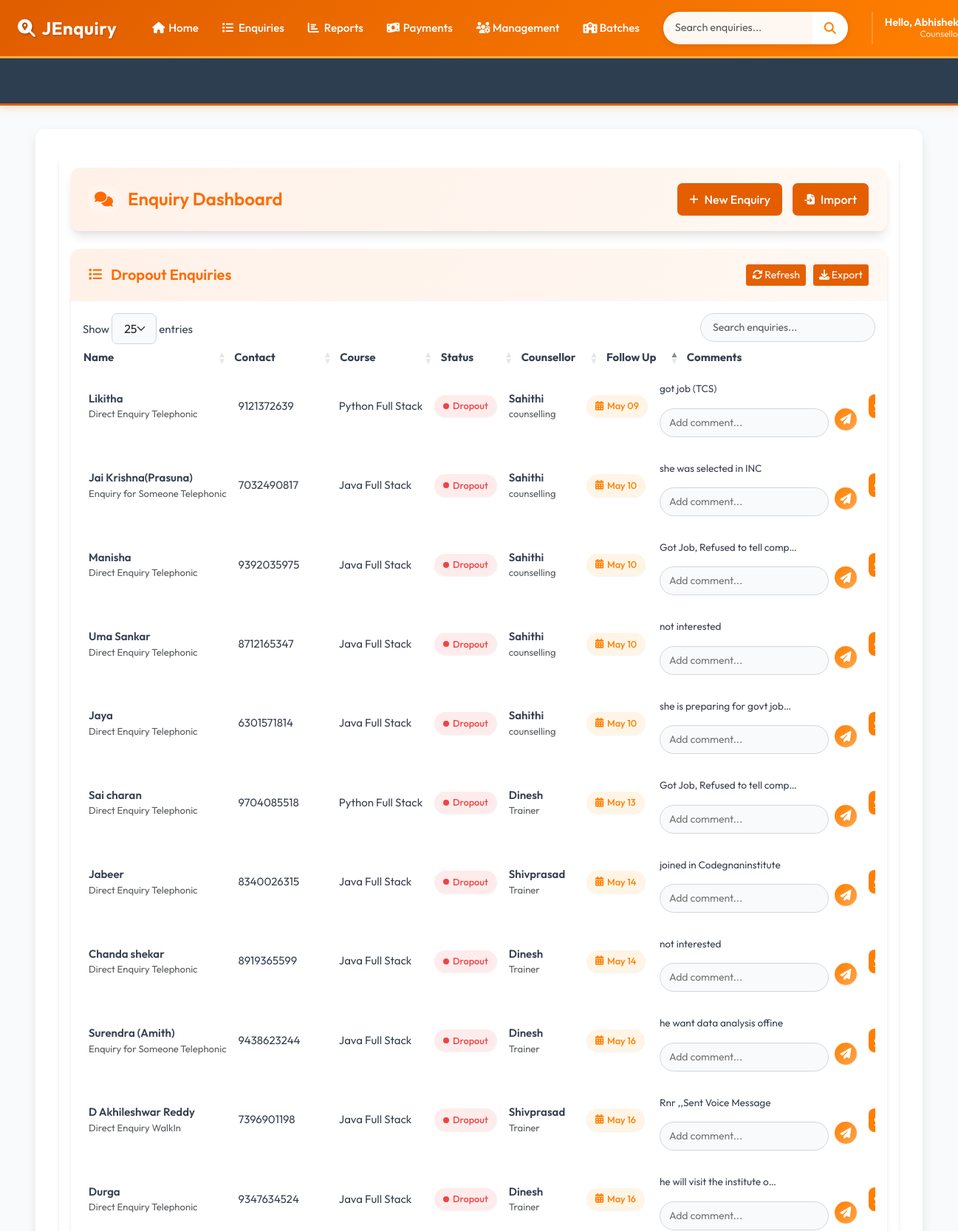
The page /dropout-students/ (signed in, upper part) on the database its author committed.
### accounts/models.py (models this page shows, shortened)
class CustomUser(AbstractBaseUser, PermissionsMixin):
    ROLE_CHOICES = (
        ('manager', 'Manager'),
        ('counselor', 'Counselor'),
    )
    email = models.EmailField(unique=True)
    first_name = models.CharField(max_length=30)
    last_name = models.CharField(max_length=30)
    role = models.CharField(max_length=20, choices=ROLE_CHOICES)
    is_approved = models.BooleanField(default=False)
    is_active = models.BooleanField(default=True)
    is_staff = models.BooleanField(default=False)
    objects = CustomUserManager()
    USERNAME_FIELD = 'email'
    REQUIRED_FIELDS = ['first_name', 'last_name', 'role']

### enquiry/models.py (models this page shows, shortened)
class Enquiry(models.Model):
    STATUS_CHOICES = [
        ('joined', 'Joined'),
        ('pending', 'Pending'),
        ('dropout', 'Dropout'),
    ]
    SUBJECT_CHOICES = [
        ('java_full_stack', 'Java Full Stack'),
        ('python_full_stack', 'Python Full Stack'),
        ('other', 'Other'),
    ]
    ENQUIRY_TYPE_CHOICES = [
        ('someone_telephonic', 'Enquiry for Someone Telephonic'),
        ('direct_telephonic', 'Direct Enquiry Telephonic'),
        ('someone_walkin', 'Enquiry for Someone WalkIn'),
        ('direct_walkin', 'Direct Enquiry WalkIn'),
        ('telephonic_to_walkin', 'Telephonic To Walkin'),
    ]
    name = models.CharField(max_length=100)
    mobile = models.CharField(max_length=15, unique=True)
    subject = models.CharField(max_length=50, choices=SUBJECT_CHOICES)
    status = models.CharField(max_length=10, choices=STATUS_CHOICES, default='pending')
    enquiry_type = models.CharField(max_length=30, choices=ENQUIRY_TYPE_CHOICES, default='direct_telephonic')
    counsellor = models.ForeignKey(Counsellor, on_delete=models.CASCADE)
    created_at = models.DateTimeField(auto_now_add=True)
    followup_date = models.DateField(null=True, blank=True)
    enquiry_date = models.DateField(null=True, blank=True)
    parent_number = models.CharField(max_length=15, blank=True, null=True)
    fees_paid_date = models.DateField(null=True, blank=True)
    native_district_name=models.CharField(max_length=30,blank=True,null=True)
    target_fees = models.DecimalField(
        max_digits=12, decimal_places=2,
        null=True, blank=True,
        help_text="Total fees for the course"
    )
    fees_paid = models.DecimalField(
        max_digits=12, decimal_places=2,
        default=0.00,
        help_text="Total amount paid by the student"
    )
    fees_balance = models.DecimalField(
        max_digits=12, decimal_places=2,
        null=True, blank=True,
        help_text="Remaining balance (calculated automatically)"
    )
    due_date = models.DateField(
        null=True, blank=True,
        help_text="Deadline for full fees payment"
    )
    other_subject_name = models.CharField(
        max_length=100,
        blank=True,
        null=True,
        help_text="Specify the subject if 'Other' is selected"
    )
    is_joined_batch = models.BooleanField(
    default=False,
    help_text="True if the student has joined a batch"
)
    joined_date = models.DateField(
        null=True,
        blank=True,
        help_text="Date when the student joined"
    )
    VISIT_TYPE_CHOICES = [
        ('alone_walkin', 'Alone Walkin'),
        ('came_with_parents', 'Came with parents'),
        ('student_reference', 'Student Reference'),
        ('old_student_reference', 'Old Student Reference'),
        ('came_with_relatives', 'Came with relatives'),
        ('telephonic','Telephonic'),
    ]
    visit_type = models.CharField(
        max_length=30,
        choices=VISIT_TYPE_CHOICES,
        default='alone_walkin',
        help_text="How did the student come for enquiry?"
    )

class Counsellor(models.Model):
    name = models.CharField(max_length=100, unique=True)
    mobile = models.CharField(max_length=15)
    department = models.CharField(max_length=100)

class Comment(models.Model):
    enquiry = models.ForeignKey(Enquiry, on_delete=models.CASCADE, related_name='comments')
    comment = models.TextField()
    created_at = models.DateTimeField(default=timezone.now)
    class Meta:
        get_latest_by = 'created_at'
        ordering = ['-created_at']

### enquiry/views.py (the view)
# urls.py: path('dropout-students/', views.dropout_students, name='dropout_students'),
@login_required(login_url='accounts:login')
def dropout_students(request):
    students = Enquiry.objects.filter(status='dropout').order_by('-created_at')
    return render(request, 'dropout_students.html', {'enquiries': students})

### template/dropout_students.html (shortened to what this page needs)
{% extends 'base.html' %}
{% block extra_css %}
<link rel="stylesheet" href="https://cdn.datatables.net/1.13.6/css/dataTables.bootstrap5.min.css">
<link rel="stylesheet" href="https://cdnjs.cloudflare.com/ajax/libs/font-awesome/6.4.0/css/all.min.css">
{% endblock %}
{% block content %}
<div class="app-wrapper">
    <div class="dashboard-header">
        <h1 class="dashboard-title">
            <i class="fas fa-comments"></i>
            Enquiry Dashboard
        </h1>
        <div class="dashboard-actions">
            <a href="{% url 'enquiry:add_enquiry' %}" class="btn btn-light">
                <i class="fas fa-plus"></i> New Enquiry
            </a>
            <a href="{% url 'enquiry:bulk_enquiry_upload' %}" class="btn btn-outline-light">
                <i class="fas fa-file-import"></i> Import
            </a>
        </div>
    </div>
    <div class="data-card">
        <div class="card-header">
            <h2 class="card-title">
                <i class="fas fa-list"></i> Dropout Enquiries
            </h2>
            <div class="d-flex gap-2">
                <button id="refreshTable" class="btn btn-sm btn-outline-light">
                    <i class="fas fa-sync-alt"></i> Refresh
                </button>
                <button id="exportCSV" class="btn btn-sm btn-outline-light">
                    <i class="fas fa-download"></i> Export
                </button>
            </div>
        </div>
        <div class="card-body p-0">
            <div class="data-table-wrapper">
                <table id="enquiryTable" class="display nowrap w-100">
                    <thead>
                        <tr>
                            <th>Name</th>
                            <th>Contact</th>
                            <th>Course</th>
                            <th>Status</th>
                            <th>Counsellor</th>
                            <th>Follow Up</th>
                            <th>Comments</th>
                        </tr>
                    </thead>
                    <tbody>
                        {% for enquiry in enquiries %}
                        <tr id="enquiry-row-{{ enquiry.id }}">
                            <td>
                                <div class="fw-semibold">{{ enquiry.name }}</div>
                                <div class="text-muted small">{{ enquiry.get_enquiry_type_display }}</div>
                            </td>
                            <td>{{ enquiry.mobile }}</td>
                            <td>{{ enquiry.get_subject_display }}</td>
                            <td>
                                <span class="status-badge status-{{ enquiry.status|slugify }}"
                                      data-status="{{ enquiry.status }}"
                                      data-enquiry-id="{{ enquiry.id }}">
                                    {{ enquiry.get_status_display }}
                                </span>
                            </td>
                            <td>
                                <div class="fw-semibold">{{ enquiry.counsellor.name }}</div>
                                <div class="text-muted small">{{ enquiry.counsellor.department }}</div>
                            </td>
                            <td>
                                <div class="followup-date {% if enquiry.followup_date <= today %}urgent{% endif %}"
                                     data-enquiry-id="{{ enquiry.id }}">
                                    <i class="fas fa-calendar-alt"></i>
                                    {% if enquiry.followup_date %}
                                        {{ enquiry.followup_date|date:"M d" }}
                                    {% else %}
                                        Set Date
                                    {% endif %}
                                </div>
                            </td>
                            <td>
                                <div id="comment-container-{{ enquiry.id }}">
                                    {% with enquiry.comments.all|first as comment %}
                                        {% if comment %}
                                            <div class="comment-preview"
                                                 title="{{ comment.comment }}"
                                                 data-enquiry-id="{{ enquiry.id }}">
                                                {{ comment.comment|truncatechars:30 }}
                                            </div>
                                        {% else %}
                                            <span class="text-muted">No comments</span>
                                        {% endif %}
                                    {% endwith %}
                                </div>
                                <div class="comment-input-group">
                                    <input type="text"
                                           id="comment-input-{{ enquiry.id }}"
                                           class="comment-input"
                                           placeholder="Add comment...">
                                    <button class="add-comment-btn"
                                            data-enquiry-id="{{ enquiry.id }}">
                                        <i class="fas fa-paper-plane"></i>
                                    </button>
                                </div>
                            </td>
                            <td>
                                <div class="action-buttons">
                                    <a href="{% url 'enquiry:enquiry_details' enquiry.id %}"
                                       class="action-btn view-btn"
                                       title="View Details">
                                    </a>
                                </div>
                            </td>
                        </tr>
                        {% endfor %}
                    </tbody>
                </table>
            </div>
        </div>
    </div>
</div>
{% endblock %}

### template/base.html (shortened to what this page needs)
<!DOCTYPE html>
<html lang="en">
<head>
    <link href="https://cdn.jsdelivr.net/npm/bootstrap@5.3.0-alpha1/dist/css/bootstrap.min.css" rel="stylesheet">
    <link rel="stylesheet" href="https://cdnjs.cloudflare.com/ajax/libs/font-awesome/6.4.0/css/all.min.css">
<link rel="stylesheet" href="https://cdnjs.cloudflare.com/ajax/libs/font-awesome/6.5.0/css/all.min.css">
<link rel="stylesheet" href="https://cdn.jsdelivr.net/npm/flatpickr/dist/flatpickr.min.css">
    {% block extra_css %}
    {% endblock %}
</head>
<body>
    <nav class="navbar navbar-expand-lg navbar-dark">
        <div class="container-fluid">
            <a class="navbar-brand pulse-on-hover" href="{% url 'enquiry:dashboard' %}">
                <i class="fas fa-search-location"></i>JEnquiry
            </a>
            <div class="collapse navbar-collapse" id="mainNav">
                {% if user.is_authenticated %}
                <ul class="navbar-nav me-auto mb-2 mb-lg-0">
                    <li class="nav-item">
                        <a class="nav-link" href="{% url 'enquiry:dashboard' %}"><i class="fas fa-home"></i> Home</a>
                    </li>
                    <li class="nav-item dropdown">
                        <a class="nav-link dropdown-toggle" href="#" role="button" data-bs-toggle="dropdown">
                            <i class="fas fa-list"></i> Enquiries
                        </a>
                    </li>
                    <li class="nav-item dropdown">
                        <a class="nav-link dropdown-toggle" href="#" role="button" data-bs-toggle="dropdown">
                            <i class="fas fa-chart-bar"></i> Reports
                        </a>
                    </li>
                    <li class="nav-item dropdown">
                        <a class="nav-link dropdown-toggle" href="#" role="button" data-bs-toggle="dropdown">
                            <i class="fas fa-money-bill-wave"></i> Payments
                        </a>
                    </li>
                    <li class="nav-item dropdown">
                        <a class="nav-link dropdown-toggle" href="#" role="button" data-bs-toggle="dropdown">
                            <i class="fas fa-users-cog"></i> Management
                        </a>
                    </li>
                    <li class="nav-item dropdown">
                        <a class="nav-link dropdown-toggle" href="#" role="button" data-bs-toggle="dropdown">
                           <i class="fa-solid fa-school"></i> Batches
                        </a>
                    </li>
                </ul>
                <form class="d-flex search-form search-section" action="{% url 'enquiry:enquary_list' %}" method="get">
                    <div class="input-group">
                        <input type="search" name="search" class="form-control" placeholder="Search enquiries..."
                               aria-label="Search">
                        <button class="btn" type="submit">
                            <i class="fas fa-search"></i>
                        </button>
                    </div>
                </form>
                <div class="user-section">
                    <div class="user-menu">
                        <div class="dropdown user-dropdown">
                            <button class="dropdown-toggle" type="button" data-bs-toggle="dropdown"
                                    aria-expanded="false">
                                <div class="user-profile-dropdown">
                                    <div class="user-details">
                                        <p class="user-greeting">
                                           Hello, {{ user.first_name|default:user.email }}!
                                        </p>
                                        <p class="user-role">
                                            {% if user.is_superuser %}
                                                Super Admin
                                            {% elif user.is_staff %}
                                                Admin
                                            {% else %}
                                                Counsellor
                                            {% endif %}
                                        </p>
                                    </div>
                                </div>
                            </button>
                        </div>
                    </div>
                </div>
                {% endif %}
            </div>
        </div>
    </nav>
<div class="marquee-container marquee-progress">
    <div class="marquee-content">
    </div>
</div>
    <div class="main-content-wrapper">
        <div class="container-fluid px-4">
            <div class="content-container">
                {% block content %}
                {% endblock %}
            </div>
        </div>
    </div>
</body>
</html>

### rows shown on the page
CustomUser: first_name "Abhishek"
Enquiry: name "Surendra (Amith)", enquiry_type "Enquiry for Someone Telephonic", mobile "9438623244", subject "Java Full Stack", status "Dropout", counsellor.name "Dinesh", counsellor.department "Trainer", followup_date "May 16"
Comment: comment "he want data analysis offine"
Enquiry: name "Jabeer", enquiry_type "Direct Enquiry Telephonic", mobile "8340026315", subject "Java Full Stack", status "Dropout", counsellor.name "Shivprasad", counsellor.department "Trainer", followup_date "May 14"
Comment: comment "joined in Codegnaninstitute"
Enquiry: name "Chanda shekar", enquiry_type "Direct Enquiry Telephonic", mobile "8919365599", subject "Java Full Stack", status "Dropout", counsellor.name "Dinesh", counsellor.department "Trainer", followup_date "May 14"
Comment: comment "not interested"
Enquiry: name "Sai charan", enquiry_type "Direct Enquiry Telephonic", mobile "9704085518", subject "Python Full Stack", status "Dropout", counsellor.name "Dinesh", counsellor.department "Trainer", followup_date "May 13"
Comment: comment "Got Job, Refused to tell comp…"
Enquiry: name "D Akhileshwar Reddy", enquiry_type "Direct Enquiry WalkIn", mobile "7396901198", subject "Java Full Stack", status "Dropout", counsellor.name "Shivprasad", counsellor.department "Trainer", followup_date "May 16"
Comment: comment "Rnr ,,Sent Voice Message"
Enquiry: name "Jai Krishna(Prasuna)", enquiry_type "Enquiry for Someone Telephonic", mobile "7032490817", subject "Java Full Stack", status "Dropout", counsellor.name "Sahithi", counsellor.department "counselling", followup_date "May 10"
Comment: comment "she was selected in INC"
Enquiry: name "Durga", enquiry_type "Direct Enquiry Telephonic", mobile "9347634524", subject "Java Full Stack", status "Dropout", counsellor.name "Dinesh", counsellor.department "Trainer", followup_date "May 16"
Comment: comment "he will visit the institute o…"
Enquiry: name "Manisha", enquiry_type "Direct Enquiry Telephonic", mobile "9392035975", subject "Java Full Stack", status "Dropout", counsellor.name "Sahithi", counsellor.department "counselling", followup_date "May 10"
Comment: comment "Got Job, Refused to tell comp…"
Enquiry: name "Uma Sankar", enquiry_type "Direct Enquiry Telephonic", mobile "8712165347", subject "Java Full Stack", status "Dropout", counsellor.name "Sahithi", counsellor.department "counselling", followup_date "May 10"
Comment: comment "not interested"
Enquiry: name "Likitha", enquiry_type "Direct Enquiry Telephonic", mobile "9121372639", subject "Python Full Stack", status "Dropout", counsellor.name "Sahithi", counsellor.department "counselling", followup_date "May 09"
Comment: comment "got job (TCS)"
Enquiry: name "Jaya", enquiry_type "Direct Enquiry Telephonic", mobile "6301571814", subject "Java Full Stack", status "Dropout", counsellor.name "Sahithi", counsellor.department "counselling", followup_date "May 10"
Comment: comment "she is preparing for govt job…"
